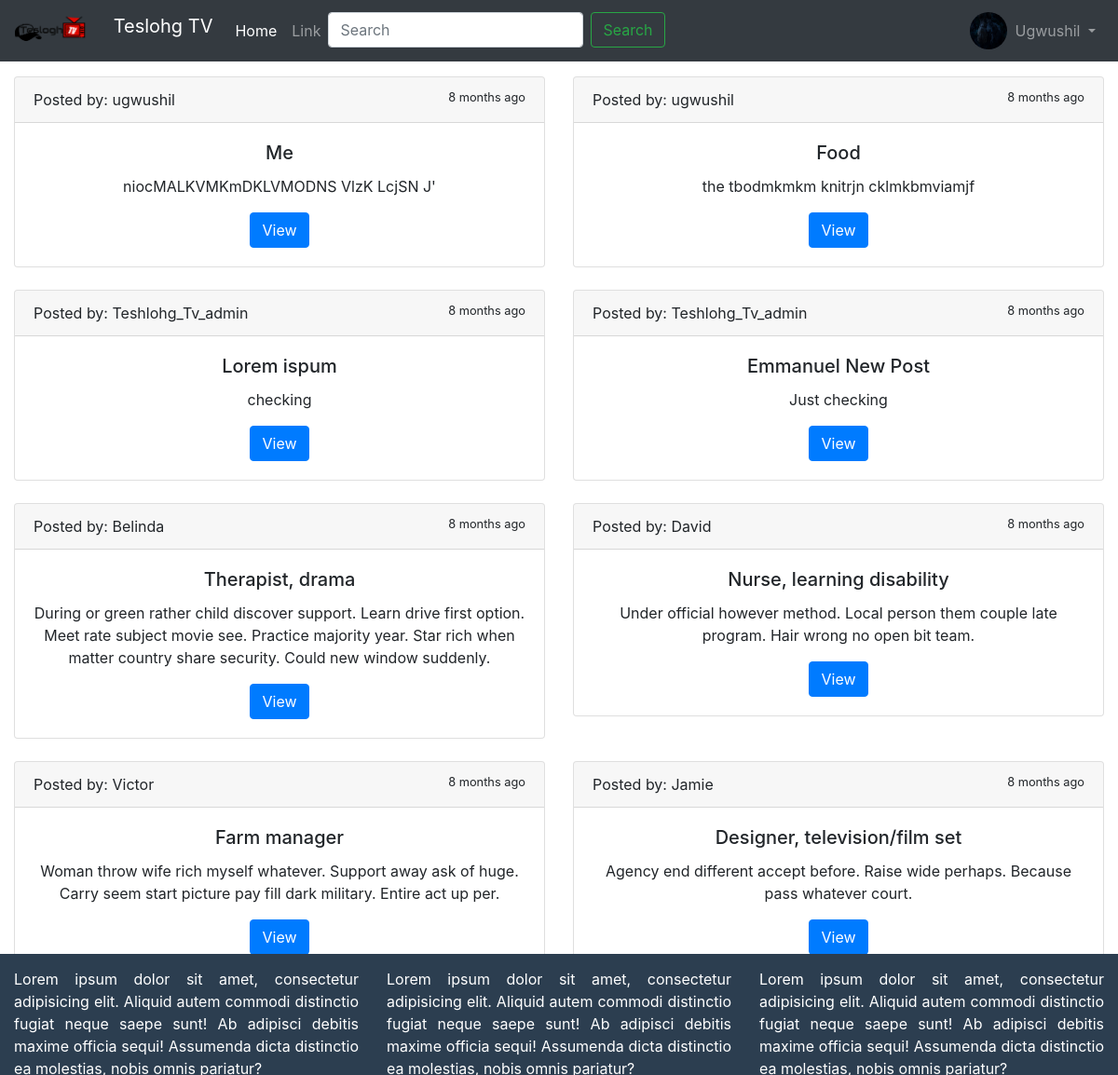
The app's page /favourite-posts/ (signed in) with its own data.
### blog/models.py (models this page shows, shortened)
class Profile(models.Model):
    user = models.OneToOneField(User, on_delete=models.CASCADE)
    dob = models.DateField(null=True, blank=True)
    photo = models.ImageField(null=True, blank=True, upload_to='profile photos/')

class Post(models.Model):
    STATUS_CHOICES = (
        ('draft', 'Draft'),
        ('published', 'Published'),
    )
    objects = models.Manager()
    published = PublishedManager()
    title = models.CharField(max_length=100)
    slug = models.SlugField(max_length=120)
    author = models.ForeignKey(User, related_name='blog_posts', on_delete=models.CASCADE)
    body = models.TextField()
    likes = models.ManyToManyField(User, related_name='likes', blank=True)
    created = models.DateTimeField(auto_now_add=True, auto_now=False)
    updated = models.DateTimeField(auto_now=True, auto_now_add=False)
    status = models.CharField(max_length=10, choices=STATUS_CHOICES, default='Draft')
    restrict_comments = models.BooleanField(default=False)
    favourite = models.ManyToManyField(User, related_name='favourites', blank=True)
    class Meta:
        ordering = ['-created']
    def get_absolute_url(self):
        return reverse('post:detail', kwargs={'pk': self.pk, 'slug': self.slug})
    def time(self):
        now = timezone.now()
        diff = now - self.updated
        if diff.days == 0 and 0 <= diff.seconds < 60:
            seconds = diff.seconds
            if seconds == 1:
                return str(seconds) + "second ago"
            else:
                return str(seconds) + " seconds ago"
        if diff.days == 0 and 60 <= diff.seconds < 3600:
            minutes = math.floor(diff.seconds / 60)
            if minutes == 1:
                return str(minutes) + " minute ago"
            else:
                return str(minutes) + " minutes ago"
        if diff.days == 0 and 3600 <= diff.seconds < 86400:
            hours = math.floor(diff.seconds / 3600)
            if hours == 1:
                return str(hours) + " hour ago"
            else:
                return str(hours) + " hours ago"
        if 1 <= diff.days < 30:
            days = diff.days
            if days == 1:
                return str(days) + " day ago"
            else:
                return str(days) + " days ago"
        if 30 <= diff.days < 365:
            months = math.floor(diff.days / 30)
            if months == 1:
                return str(months) + " month ago"
            else:
                return str(months) + " months ago"

### blog/views.py (the view)
# urls.py: path('favourite-posts/', favourite_post_list, name='favourite_post_list'),
@login_required(login_url='post:login')
def favourite_post_list(request):
    user = request.user
    favourite_posts = user.favourites.all()
    context = {
        'favourite_posts': favourite_posts
    }
    return render(request, 'blog/favourites.html', context)

### blog/templates/blog/favourites.html (shortened to what this page needs)
{% extends 'base.html' %}
{% block content %}
{% for post in favourite_posts %}
    <div class="posts col-md-6">
        <div class="card text-center">
          <div class="card-header">
            <span style="float: left;">Posted by: {{ post.author }}</span> <small style="float: right;">{{ post.time }}</small>
          </div>
          <div class="card-body">
            <h5 class="card-title">{{ post.title }}</h5>
            <p class="card-text">{{ post.body }}</p>
            <a href="{{ post.get_absolute_url }}" class="btn btn-primary">View</a>
          </div>
        </div>
        <br>
    </div>
{% empty%}
<div class="container-fluid">
     <h5>
        No Favourite Posts Found
    </h5>
</div>
{% endfor %}
{% endblock content %}

### templates/navbar.html (shortened to what this page needs)
{% load static %}
<nav class="navbar navbar-expand-lg navbar-dark bg-dark mb-3">
  <a class="navbar-brand" href="{% url 'post:list' %}">
    <img src="{% static 'teslohgtv.png' %}" width="100" height="40" class="d-inline-block align-top" alt="" loading="lazy">
    Teslohg TV
  </a>
    <div class="collapse navbar-collapse" id="navbarSupportedContent">
        <ul class="navbar-nav mr-auto">
          <li class="nav-item active">
            <a class="nav-link" href="#">Home <span class="sr-only">(current)</span></a>
          </li>
          <li class="nav-item">
            <a class="nav-link" href="#">Link</a>
          </li>
          <li class="nav-item">
            <form class="form-inline my-2 my-lg-0" action="{% url 'post:list' %}">
              <input class="form-control mr-sm-2" type="search" placeholder="Search" aria-label="Search" name="q">
              <button class="btn btn-outline-success my-2 my-sm-0" type="submit">Search</button>
            </form>
          </li>
        </ul>
        <ul class="navbar-nav">
            {% if user.is_authenticated %}
                {% if request.user.profile.photo %}
                    <img src="{{ request.user.profile.photo.url }}" alt="..." class="rounded-circle" width="40" height="40">
                {% else %}
                    <img src="https://cdn.business2community.com/wp-content/uploads/2017/08/blank-profile-picture-973460_640.png" alt="..." class="rounded-circle" width="40" height="40">
                {% endif %}
                <li class="nav-item dropdown">
                    <a class="nav-link dropdown-toggle" href="#" id="navbarDropdown" role="button" data-toggle="dropdown" aria-haspopup="true" aria-expanded="false">
                      {{ user.username|capfirst }}
                    </a>
                  </li>
            {% else %}
                <li class="nav-item">
                    <a class="nav-link" href="{% url 'post:login' %}">Login</a>
                </li>
            {% endif %}
        </ul>
    </div>
</nav>

### static/css/base.css (style rules this page uses)
html { position: relative; min-height: 100%; }
body { font-family: 'Lucida Casaul', 'Comic Sans MS'; }

### records on screen
Post: author "ugwushil", time "8 months ago", title "Me", body "niocMALKVMKmDKLVMODNS VlzK LcjSN J'"
Post: author "ugwushil", time "8 months ago", title "Food", body "the tbodmkmkm knitrjn cklmkbmviamjf"
Post: author "Teshlohg_Tv_admin", time "8 months ago", title "Lorem ispum", body "checking"
Post: author "Teshlohg_Tv_admin", time "8 months ago", title "Emmanuel New Post", body "Just checking"
Post: author "Belinda", time "8 months ago", title "Therapist, drama", body "During or green rather child discover support. Learn drive first option. Meet rate subject movie see. Practice majority year. Star rich when matter country share security. Could new window suddenly."
Post: author "David", time "8 months ago", title "Nurse, learning disability", body "Under official however method. Local person them couple late program. Hair wrong no open bit team."
Post: author "Victor", time "8 months ago", title "Farm manager", body "Woman throw wife rich myself whatever. Support away ask of huge. Carry seem start picture pay fill dark military. Entire act up per."
Post: author "Jamie", time "8 months ago", title "Designer, television/film set", body "Agency end different accept before. Raise wide perhaps. Because pass whatever court."

### other values on screen
{{ user.username|capfirst }} "Ugwushil"
